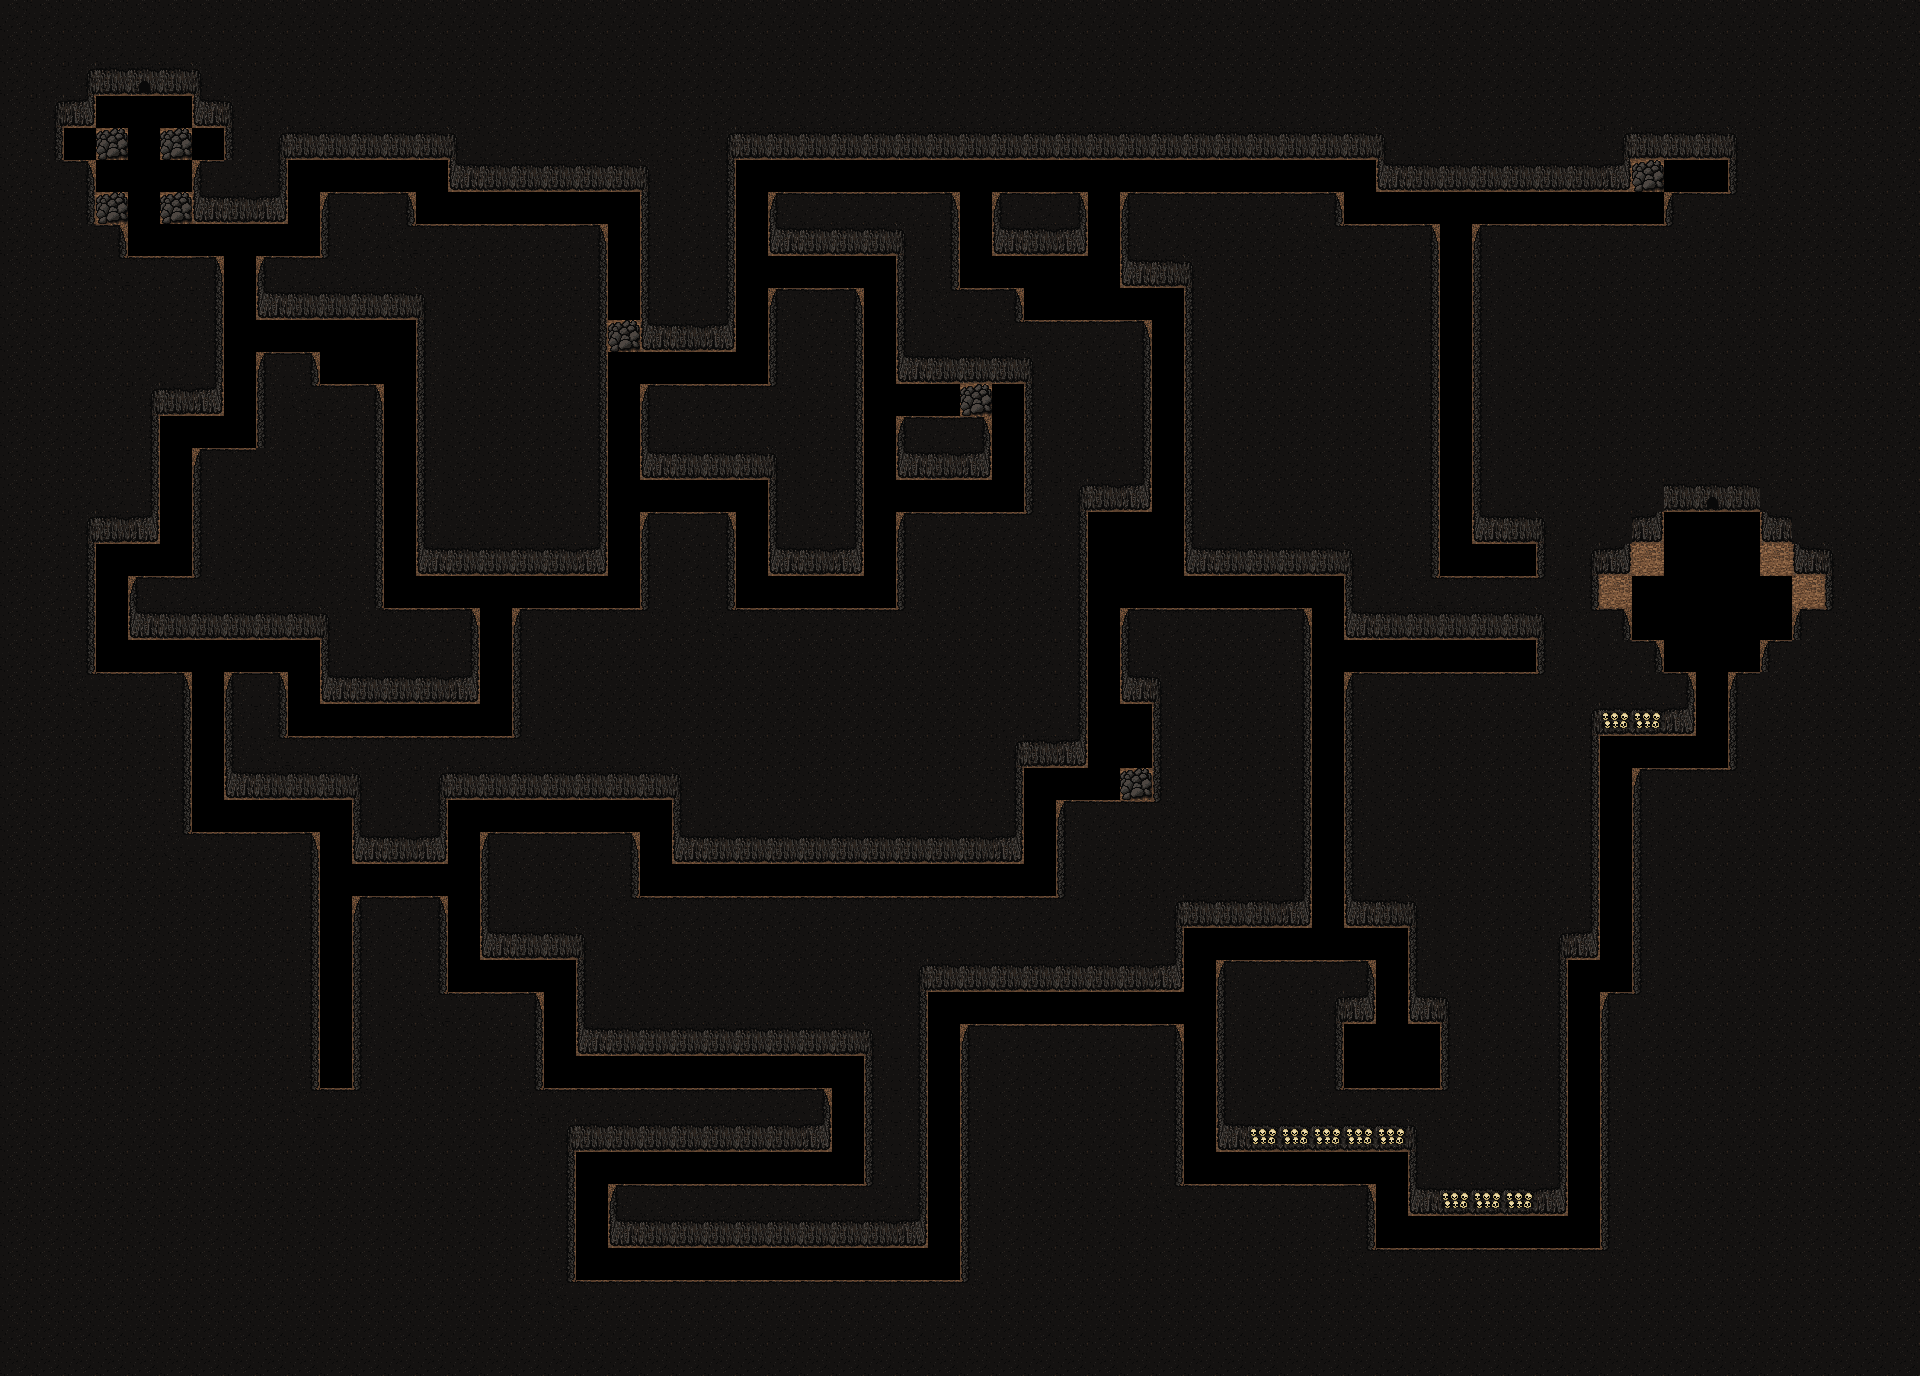

A 2D game scene composited from a Tiled map and its tileset images. What follows is a short description and the map's XML, with each tile layer's data collapsed to a summary:
An orthogonal 60x43 tile map with 32x32 px tiles, 1 tile layer (colli), 2 hidden layers not drawn.

<map version="1.0" orientation="orthogonal" width="60" height="43" tilewidth="32" tileheight="32">
 <tileset firstgid="1" name="Tileset grotte" tilewidth="32" tileheight="32">
  <image source="Tileset.png" width="160" height="128" />
 </tileset>
 <layer name="colli" width="60" height="43">
  <data>[2580 cells, 2159 non-empty, 17 distinct tile ids]</data>
 </layer>
 <layer name="road" width="60" height="43" visible="0">
  <data>[2580 cells, 413 non-empty, 3 distinct tile ids]</data>
 </layer>
 <layer name="elem" width="60" height="43" visible="0">
  <data>[2580 cells, 23 non-empty, 3 distinct tile ids]</data>
 </layer>
</map>
